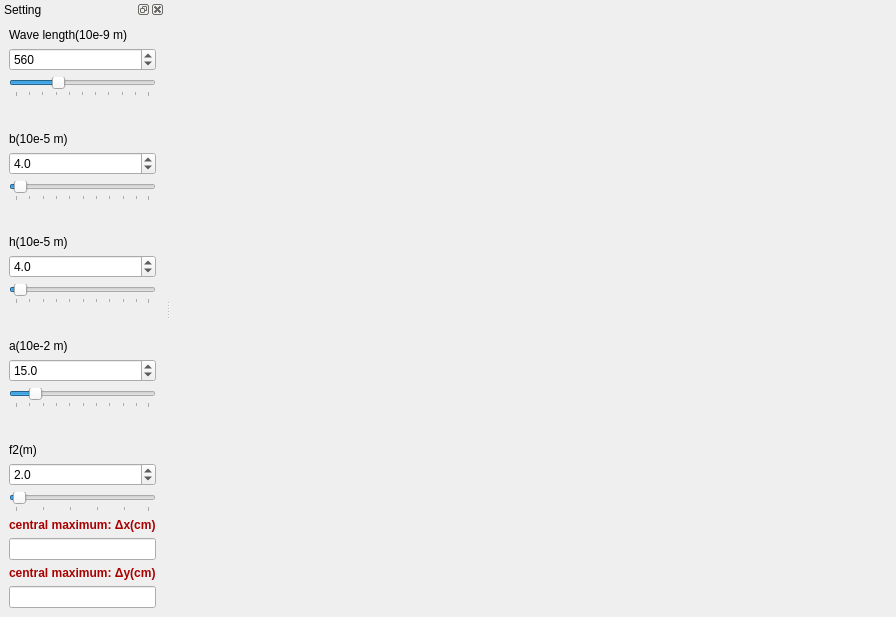
<?xml version="1.0" encoding="UTF-8"?>
<ui version="4.0">
 <class>MainWindow</class>
 <widget class="QMainWindow" name="MainWindow">
  <property name="geometry">
   <rect>
    <x>0</x>
    <y>0</y>
    <width>896</width>
    <height>617</height>
   </rect>
  </property>
  <property name="windowTitle">
   <string>Diffraction  Rectangular aperture</string>
  </property>
  <widget class="QWidget" name="centralWidget">
   <layout class="QHBoxLayout" name="horizontalLayout">
    <item>
     <widget class="MPL_WIDGET_3D" name="mplwidget3D" native="true"/>
    </item>
   </layout>
  </widget>
  <widget class="QDockWidget" name="dockWidget">
   <property name="windowTitle">
    <string>Setting</string>
   </property>
   <attribute name="dockWidgetArea">
    <number>1</number>
   </attribute>
   <widget class="QWidget" name="dockWidgetContents_3">
    <layout class="QHBoxLayout" name="horizontalLayout_4">
     <item>
      <layout class="QVBoxLayout" name="verticalLayout">
       <item>
        <widget class="QLabel" name="label_lamda">
         <property name="text">
          <string>Wave length(10e-9 m)</string>
         </property>
        </widget>
       </item>
       <item>
        <widget class="QSpinBox" name="SpinBox_lambda">
         <property name="statusTip">
          <string>Change the wave length of monochromatic light</string>
         </property>
         <property name="minimum">
          <number>400</number>
         </property>
         <property name="maximum">
          <number>900</number>
         </property>
         <property name="singleStep">
          <number>10</number>
         </property>
         <property name="value">
          <number>560</number>
         </property>
        </widget>
       </item>
       <item>
        <widget class="QSlider" name="slider_lambda">
         <property name="statusTip">
          <string>Change the wave length of monochromatic light</string>
         </property>
         <property name="minimum">
          <number>400</number>
         </property>
         <property name="maximum">
          <number>900</number>
         </property>
         <property name="singleStep">
          <number>10</number>
         </property>
         <property name="value">
          <number>560</number>
         </property>
         <property name="orientation">
          <enum>Qt::Horizontal</enum>
         </property>
         <property name="tickPosition">
          <enum>QSlider::TicksBelow</enum>
         </property>
         <property name="tickInterval">
          <number>50</number>
         </property>
        </widget>
       </item>
       <item>
        <spacer name="verticalSpacer">
         <property name="orientation">
          <enum>Qt::Vertical</enum>
         </property>
         <property name="sizeHint" stdset="0">
          <size>
           <width>20</width>
           <height>40</height>
          </size>
         </property>
        </spacer>
       </item>
       <item>
        <widget class="QLabel" name="label_b">
         <property name="text">
          <string>b(10e-5 m)</string>
         </property>
        </widget>
       </item>
       <item>
        <widget class="QDoubleSpinBox" name="SpinBox_b">
         <property name="statusTip">
          <string>Change the width of the rectangular aperture</string>
         </property>
         <property name="decimals">
          <number>1</number>
         </property>
         <property name="minimum">
          <double>0.100000000000000</double>
         </property>
         <property name="singleStep">
          <double>1.000000000000000</double>
         </property>
         <property name="value">
          <double>4.000000000000000</double>
         </property>
        </widget>
       </item>
       <item>
        <widget class="QSlider" name="slider_b">
         <property name="statusTip">
          <string>Change the width of the rectangular aperture</string>
         </property>
         <property name="minimum">
          <number>1</number>
         </property>
         <property name="maximum">
          <number>100</number>
         </property>
         <property name="value">
          <number>4</number>
         </property>
         <property name="orientation">
          <enum>Qt::Horizontal</enum>
         </property>
         <property name="tickPosition">
          <enum>QSlider::TicksBelow</enum>
         </property>
         <property name="tickInterval">
          <number>10</number>
         </property>
        </widget>
       </item>
       <item>
        <spacer name="verticalSpacer_2">
         <property name="orientation">
          <enum>Qt::Vertical</enum>
         </property>
         <property name="sizeHint" stdset="0">
          <size>
           <width>20</width>
           <height>40</height>
          </size>
         </property>
        </spacer>
       </item>
       <item>
        <widget class="QLabel" name="label_h">
         <property name="text">
          <string>h(10e-5 m)</string>
         </property>
        </widget>
       </item>
       <item>
        <widget class="QDoubleSpinBox" name="SpinBox_h">
         <property name="statusTip">
          <string>change the height of the recatangular aperture</string>
         </property>
         <property name="decimals">
          <number>1</number>
         </property>
         <property name="minimum">
          <double>0.100000000000000</double>
         </property>
         <property name="value">
          <double>4.000000000000000</double>
         </property>
        </widget>
       </item>
       <item>
        <widget class="QSlider" name="slider_h">
         <property name="statusTip">
          <string>change the height of the recatangular aperture</string>
         </property>
         <property name="minimum">
          <number>1</number>
         </property>
         <property name="maximum">
          <number>100</number>
         </property>
         <property name="value">
          <number>4</number>
         </property>
         <property name="orientation">
          <enum>Qt::Horizontal</enum>
         </property>
         <property name="tickPosition">
          <enum>QSlider::TicksBelow</enum>
         </property>
         <property name="tickInterval">
          <number>10</number>
         </property>
        </widget>
       </item>
       <item>
        <spacer name="verticalSpacer_3">
         <property name="orientation">
          <enum>Qt::Vertical</enum>
         </property>
         <property name="sizeHint" stdset="0">
          <size>
           <width>20</width>
           <height>40</height>
          </size>
         </property>
        </spacer>
       </item>
       <item>
        <widget class="QLabel" name="label_a">
         <property name="text">
          <string>a(10e-2 m)</string>
         </property>
        </widget>
       </item>
       <item>
        <widget class="QDoubleSpinBox" name="SpinBox_a">
         <property name="statusTip">
          <string>Change the side of the square-shaped screen</string>
         </property>
         <property name="decimals">
          <number>1</number>
         </property>
         <property name="minimum">
          <double>0.100000000000000</double>
         </property>
         <property name="singleStep">
          <double>1.000000000000000</double>
         </property>
         <property name="value">
          <double>15.000000000000000</double>
         </property>
        </widget>
       </item>
       <item>
        <widget class="QSlider" name="slider_a">
         <property name="statusTip">
          <string>Change the side of the square-shaped screen</string>
         </property>
         <property name="minimum">
          <number>1</number>
         </property>
         <property name="maximum">
          <number>100</number>
         </property>
         <property name="value">
          <number>15</number>
         </property>
         <property name="orientation">
          <enum>Qt::Horizontal</enum>
         </property>
         <property name="tickPosition">
          <enum>QSlider::TicksBelow</enum>
         </property>
         <property name="tickInterval">
          <number>10</number>
         </property>
        </widget>
       </item>
       <item>
        <spacer name="verticalSpacer_4">
         <property name="orientation">
          <enum>Qt::Vertical</enum>
         </property>
         <property name="sizeHint" stdset="0">
          <size>
           <width>20</width>
           <height>40</height>
          </size>
         </property>
        </spacer>
       </item>
       <item>
        <widget class="QLabel" name="label_f2">
         <property name="text">
          <string>f2(m)</string>
         </property>
        </widget>
       </item>
       <item>
        <widget class="QDoubleSpinBox" name="SpinBox_f2">
         <property name="statusTip">
          <string>Change the focal length f2 of the lens L2</string>
         </property>
         <property name="decimals">
          <number>1</number>
         </property>
         <property name="minimum">
          <double>0.100000000000000</double>
         </property>
         <property name="maximum">
          <double>50.000000000000000</double>
         </property>
         <property name="value">
          <double>2.000000000000000</double>
         </property>
        </widget>
       </item>
       <item>
        <widget class="QSlider" name="slider_f2">
         <property name="statusTip">
          <string>Change the focal length f2 of the lens L2</string>
         </property>
         <property name="minimum">
          <number>1</number>
         </property>
         <property name="maximum">
          <number>50</number>
         </property>
         <property name="value">
          <number>2</number>
         </property>
         <property name="orientation">
          <enum>Qt::Horizontal</enum>
         </property>
         <property name="tickPosition">
          <enum>QSlider::TicksBelow</enum>
         </property>
         <property name="tickInterval">
          <number>10</number>
         </property>
        </widget>
       </item>
       <item>
        <widget class="QLabel" name="label">
         <property name="text">
          <string>&lt;html&gt;&lt;head/&gt;&lt;body&gt;&lt;p&gt;&lt;span style=&quot; font-weight:600; color:#aa0000;&quot;&gt;central maximum: Δx(cm)&lt;/span&gt;&lt;/p&gt;&lt;/body&gt;&lt;/html&gt;</string>
         </property>
        </widget>
       </item>
       <item>
        <widget class="QLineEdit" name="lineEdit_dx">
         <property name="statusTip">
          <string>The width of the central maximum along (Ox)</string>
         </property>
         <property name="styleSheet">
          <string notr="true">color: rgb(0, 170, 0);</string>
         </property>
        </widget>
       </item>
       <item>
        <widget class="QLabel" name="label_2">
         <property name="text">
          <string>&lt;html&gt;&lt;head/&gt;&lt;body&gt;&lt;p&gt;&lt;span style=&quot; font-weight:600; color:#aa0000;&quot;&gt;central maximum: Δy(cm)&lt;/span&gt;&lt;/p&gt;&lt;/body&gt;&lt;/html&gt;</string>
         </property>
        </widget>
       </item>
       <item>
        <widget class="QLineEdit" name="lineEdit_dy">
         <property name="statusTip">
          <string>The width of the central maximum along (Oy)</string>
         </property>
         <property name="styleSheet">
          <string notr="true">color: rgb(0, 170, 0);</string>
         </property>
        </widget>
       </item>
      </layout>
     </item>
    </layout>
   </widget>
  </widget>
 </widget>
 <customwidgets>
  <customwidget>
   <class>MPL_WIDGET_3D</class>
   <extends>QWidget</extends>
   <header location="global">mplwidget</header>
   <container>1</container>
  </customwidget>
 </customwidgets>
 <resources/>
 <connections/>
</ui>
